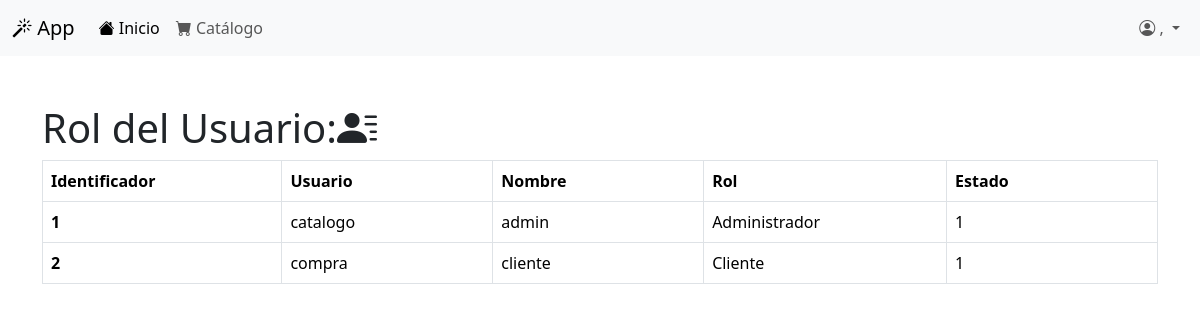
The page /index.php/roles/listar on the database its author committed.
### tables this page shows
CREATE TABLE `usuarios` (
  `usuario_id` int(11) NOT NULL,
  `email` text NOT NULL,
  `apellido` text NOT NULL,
  `nombre` text NOT NULL,
  `usuario` text NOT NULL,
  `password` text NOT NULL,
  `creado` datetime NOT NULL DEFAULT current_timestamp(),
  `estado` tinyint(4) NOT NULL DEFAULT -1,
  `rol_id` tinyint(4) NOT NULL DEFAULT 2,
  `ult_login` datetime DEFAULT NULL,
  `apikey` text NOT NULL
);

CREATE TABLE `roles` (
  `rol_id` tinyint(4) NOT NULL,
  `nombre` text NOT NULL
);

### application/controllers/Roles.php (called while the page is built, shortened)
<?php
class Roles extends CI_Controller {
	public function __construct() {
		$this->load->model("roles_model");
	}
	public function listar(){
		$usuarios=array();
		$usuarios["usuarios"]=$this->roles_model->listar();
		$this->load->view('roles/roles',$usuarios);
	}
}

### index.php (called while the page is built, shortened)
<?php
require_once BASEPATH.'core/CodeIgniter.php';

### application/models/Roles_model.php (called while the page is built)
<?php
class Roles_model extends CI_Model {
    public function listar(){
        $this->db->select("usuarios.*,roles.nombre AS rol_nombre");
        $this->db->order_by("apellido");
        $this->db->join("roles","roles.rol_id=usuarios.rol_id");
        return $this->db->get("usuarios")->result_array();
    }
}

### application/views/roles/roles.php (the view, shortened to what this page needs)
<!doctype html>
<html lang="es">
  <head>
    <link href="https://cdn.jsdelivr.net/npm/bootstrap@5.3.3/dist/css/bootstrap.min.css" rel="stylesheet">
    <link rel="stylesheet" href="https://cdn.jsdelivr.net/npm/bootstrap-icons@1.11.3/font/bootstrap-icons.min.css">
  </head>
  <body>
    <div class="container mt-5">
        <div class="row">
            <div class="col">
                <h1>Rol del Usuario:<i class="bi bi-person-lines-fill"></i></h1>
                <table class="table table-bordered">
                  <thead>
                    <tr>
                      <th scope="col" class="col-sm-1">Identificador</th>
                      <th scope="col" class="col-sm-1">Usuario</th>
                      <th scope="col" class="col-sm-1">Nombre</th>
                      <th scope="col" class="col-sm-1">Rol</th>
                      <th scope="col" class="col-sm-1">Estado</th>
                    </tr>
                  </thead>
                  <?php foreach($usuarios as $u){ ?>
                  <tbody>
                    <tr>
                      <th scope="row" class="col-sm-1"><?php echo $u["usuario_id"]; ?></th>
                      <td><?php echo $u["nombre"]; ?></td>
                      <td><?php echo $u["usuario"]; ?></td>
                      <td><?php echo $u["rol_nombre"]; ?></td>
                      <td><?php echo $u["estado"]; ?></td>
                    </tr>
                  </tbody>
                    <?php } ?>
                </table>
            </div>
        </div>
    </div>
  </body>
</html>

### rows shown on the page
usuarios: usuario_id "1", nombre "catalogo", usuario "admin", rol.nombre "Administrador", estado "1"
usuarios: usuario_id "2", nombre "compra", usuario "cliente", rol.nombre "Cliente", estado "1"
